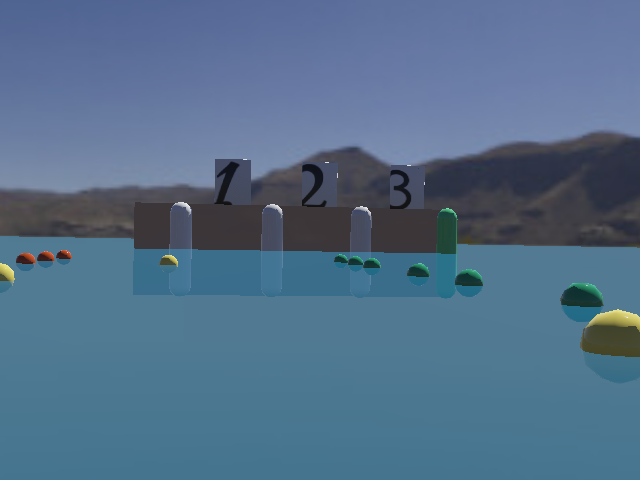
#> input picture heron_usv/controllers/heron_competetion/perpective.png, 640 x 480 px
$ python perpective.py
#> lines starting #> are read from the running program, lines starting #| are printed output that depends on the picture
import cv2
import numpy as np

import matplotlib.pyplot as plt

# Load the image
image = cv2.imread('./perpective.png')
#> image is the input picture: shape (480, 640, 3); mean B, G, R 136.8, 110.1, 82.8

# Define the points for the perspective transform
# These should be the corners of the quadrilateral you want to transform
# Points should be in the following order: top-left, top-right, bottom-right, bottom-left
pts1 = np.float32([[160, 300], [480, 300], [0, 400], [640, 400]])

# Define the points for the destination perspective
# Typically, this will be a rectangle
pts2 = np.float32([[0, 0], [640, 0],  [0, 480],[640, 480]])

# Compute the perspective transformation matrix
matrix = cv2.getPerspectiveTransform(pts1, pts2)

# Apply the perspective transformation
result = cv2.warpPerspective(image, matrix, (640, 480))
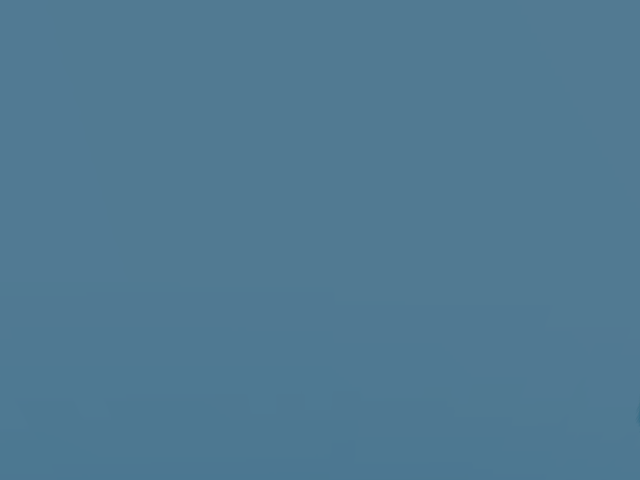
#> result: shape (480, 640, 3); mean B, G, R 145.9, 121.4, 80

# Display the original and transformed images


# Plot the original image with the selected points
plt.figure(figsize=(12, 6))

plt.subplot(121)
plt.imshow(image)
plt.scatter(pts1[:, 0], pts1[:, 1], c='red', marker='o')
plt.title('Original Image with Selected Points')
for i, txt in enumerate(['Point 1', 'Point 2', 'Point 3', 'Point 4']):
    plt.annotate(txt, (pts1[i, 0], pts1[i, 1]), color='white', fontsize=12, ha='center')

# Plot the transformed image
plt.subplot(122)
plt.imshow(result)
plt.title('Perspective Transform')

plt.show()
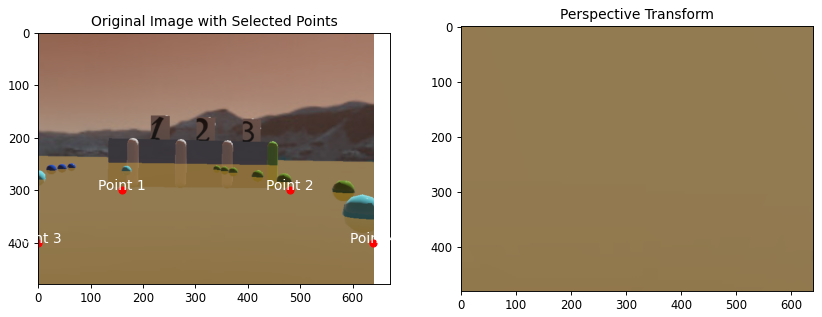
#> figure drawn by matplotlib, 2 panels; B, G, R data is drawn as R, G, B
